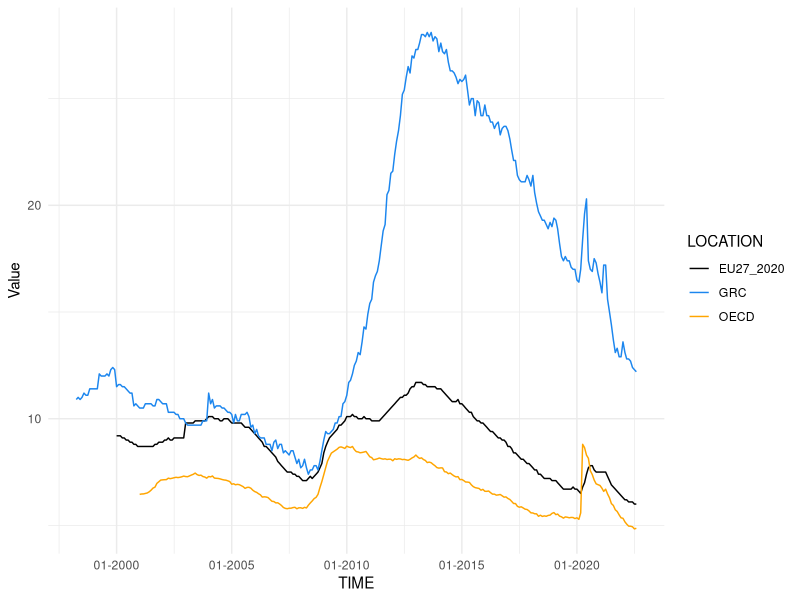
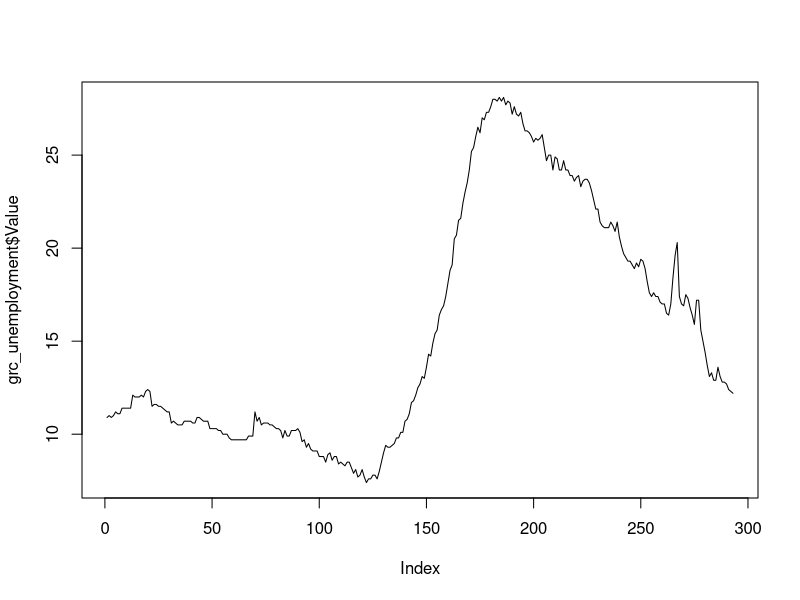
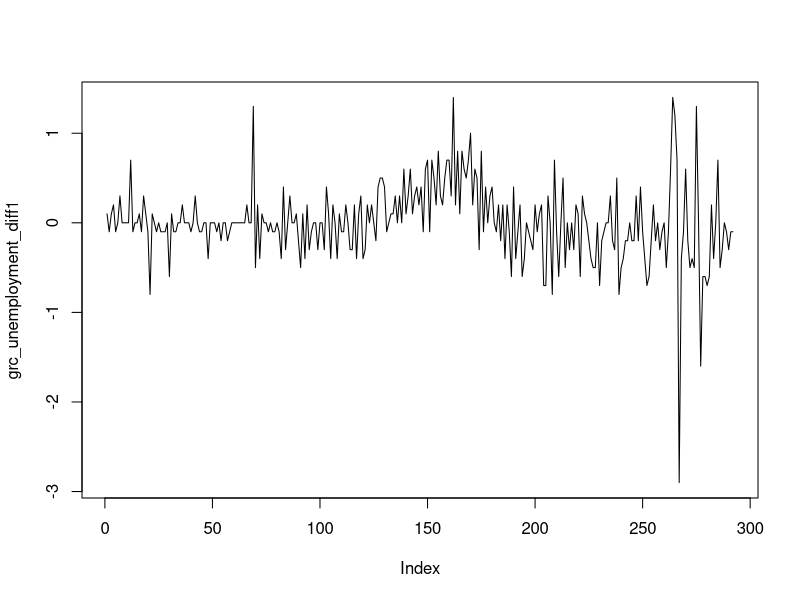
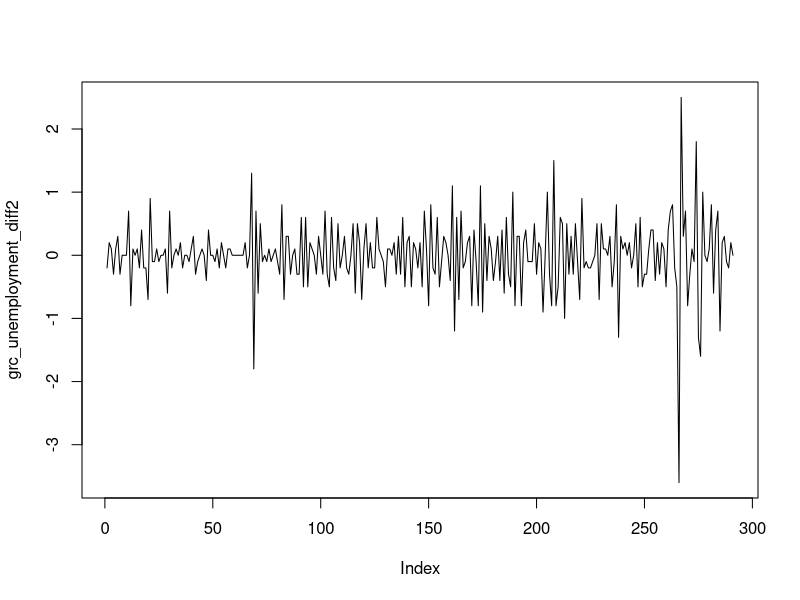
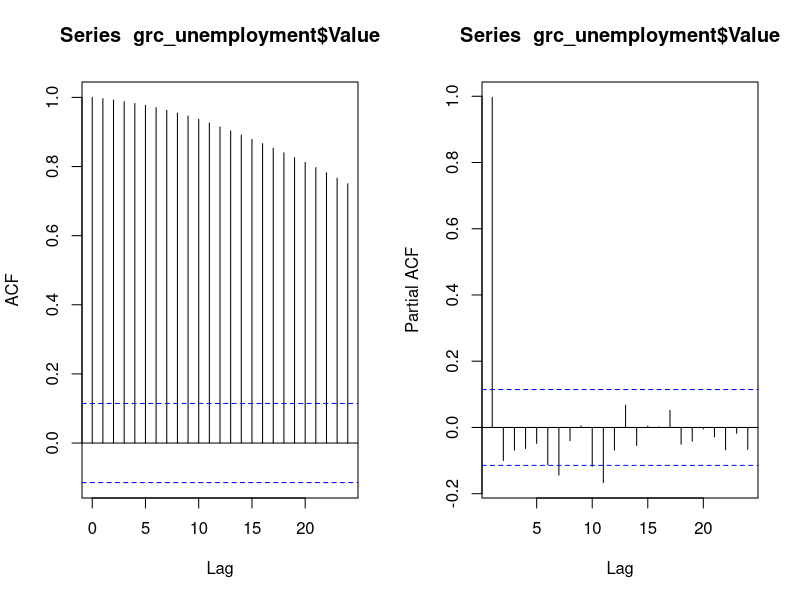
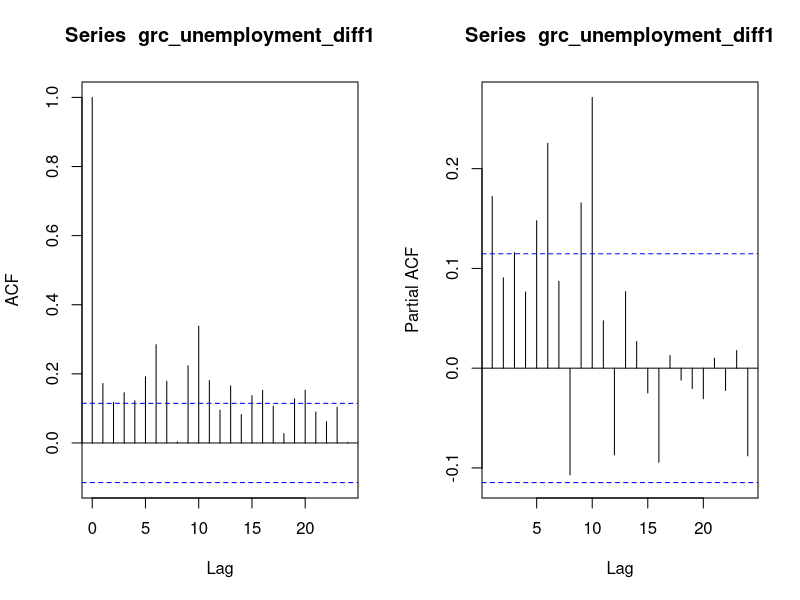
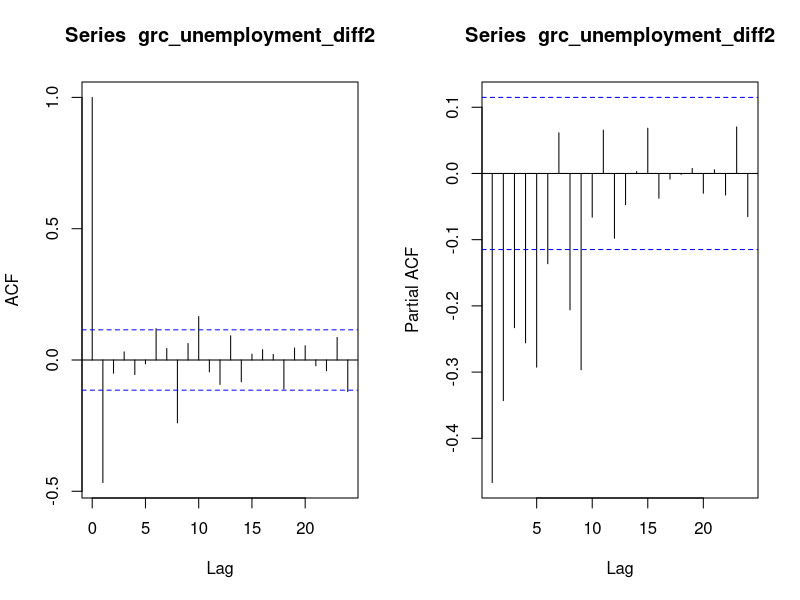
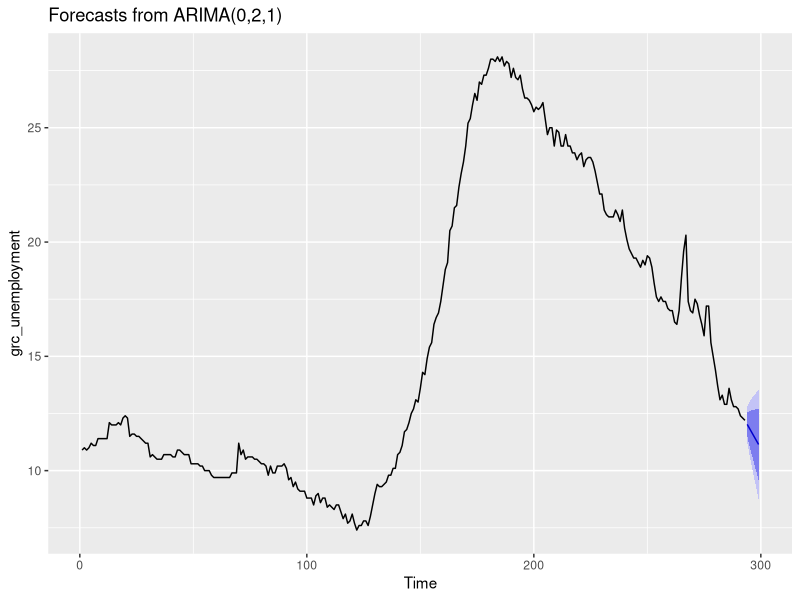

The R source for these figures, in order:
## ---- chunk 1
# General purpose R libraries
library(dplyr)
library(readr)
library(kableExtra)
library(flextable)


# Graphs
library(ggplot2)
library(ggtext) # Add support for HTML/CSS on ggplot

# Time Series 

library(lubridate)
library(tseries)
library(forecast)

# Other settings
options(digits=2) # print only 2 decimals

## ---- chunk 2
knitr::write_bib(.packages(), file = 'packages.bib')
## ---- chunk 3
unemployment <- read_csv("data/unemployment.csv") %>%
  select(LOCATION, TIME, Value) %>% filter(LOCATION != "EA19")
## ---- chunk 4

#| label: tbl-preview-dataset
#| tbl-cap: "Preview Dataset (first 6 rows)"
#| 
preview_dataset = head(unemployment, 10)
kbl(preview_dataset, 
    align = 'c',
    booktabs = T,
    centering = T,
    valign = T) %>%
  kable_paper() %>%
  scroll_box(width = "600px", height = "250px")
## ---- chunk 5
sapply(unemployment, class) %>% kbl() %>% kable_styling(full_width = F, position = "center")
## ---- chunk 6
unemployment$TIME <- lubridate::ym(unemployment$TIME)
## ---- chunk 7
sapply(unemployment, class) %>% kbl() %>% kable_styling(full_width = F, position = "center")
## ---- chunk 8
sum(is.na(unemployment))
## ---- chunk 9
unemployment %>% dplyr::filter(LOCATION == "GRC") %>% select(TIME, Value) %>% as.data.frame() %>%
  arrange(Value) %>% tail(5) %>% kbl() %>% kable_styling(full_width = F, position = "center")
## ---- chunk 10
unemployment %>% dplyr::filter(LOCATION == "EU27_2020") %>% select(TIME, Value)  %>%
  as.data.frame() %>% arrange(Value) %>% tail(5) %>% kbl() %>% kable_styling(full_width = F, position = "center")
## ---- chunk 11
unemployment %>% dplyr::filter(LOCATION == "GRC") %>% select(TIME, Value) %>% as.data.frame() %>%
  arrange(Value) %>% head(5) %>% kbl() %>% kable_styling(full_width = F, position = "center")
## ---- chunk 12
unemployment %>% dplyr::filter(LOCATION == "EU27_2020") %>% select(TIME, Value) %>%
  as.data.frame() %>% arrange(Value) %>% head(5) %>% kbl() %>% kable_styling(full_width = F, position = "center")
## ---- chunk 13
grc_unemployment <- unemployment %>% filter(LOCATION == "GRC")

unemployment %>%
  ggplot(aes(x= TIME, y=Value, color = LOCATION)) +
  geom_line() + 
  geom_vline(aes(xintercept = as.POSIXct(as.Date("2010-11-03"))), color = "#000000", size = 1, linetype = "dashed")+
  scale_color_manual(values=c('black', 'dodgerblue2', 'orange')) +
  scale_x_date(date_labels = "%m-%Y") +
  theme_minimal()
## ---- chunk 14
plot(grc_unemployment$Value,type = "l")
## ---- chunk 15
grc_unemployment_diff1 <- diff(grc_unemployment$Value, differences = 1)

plot(grc_unemployment_diff1,type = "l")
## ---- chunk 16

grc_unemployment_diff2<- diff(grc_unemployment$Value, differences = 2)

plot(grc_unemployment_diff2, type = "l")

## ---- chunk 17
summary_stationarity_results <- data.frame(
                             "Type" = c("levels", "Diff(GRC)", "Diff2(GRC)"),
                             "ADF test" = c("Non Stationary", "Stationary", "Stationary"),
                              "PP test" = c("Non Stationary", "Stationary", "Stationary"),
                             "KPSS test" =c("Non Stationary", "Non Stationary", "Stationary")
)


summary_stationarity_results  %>% kbl() %>% kable_styling()
## ---- chunk 18
adf.test(grc_unemployment$Value) %>% as_flextable()
## ---- chunk 19
adf.test(grc_unemployment_diff1) %>% as_flextable()
## ---- chunk 20
adf.test(grc_unemployment_diff2) %>% as_flextable()
## ---- chunk 21
pp.test(grc_unemployment$Value,) %>% as_flextable()
## ---- chunk 22
pp.test(grc_unemployment_diff1) %>% as_flextable()
## ---- chunk 23
pp.test(grc_unemployment_diff2) %>% as_flextable()
## ---- chunk 24
kpss.test(grc_unemployment$Value,) %>% as_flextable()
## ---- chunk 25
kpss.test(grc_unemployment_diff1) %>% as_flextable()
## ---- chunk 26
kpss.test(grc_unemployment_diff2) %>% as_flextable()
## ---- chunk 27
par(mfrow = c(1, 2))

acf(grc_unemployment$Value)
pacf(grc_unemployment$Value )
## ---- chunk 28
par(mfrow = c(1, 2))

acf(grc_unemployment_diff1 )
pacf(grc_unemployment_diff1 )
## ---- chunk 29
par(mfrow = c(1, 2))

acf(grc_unemployment_diff2 )
pacf(grc_unemployment_diff2 )
## ---- chunk 30
grc_unemployment = grc_unemployment%>% select(Value)
auto_model <- auto.arima(grc_unemployment, trace = T,seasonal = TRUE)
auto_model 
## ---- chunk 31
arimaModel_1=arima(grc_unemployment, order=c(0,1,2))
arimaModel_1
## ---- chunk 32
arimaModel_2=arima(grc_unemployment, order=c(1,1,2))
arimaModel_2
## ---- chunk 33
arimaModel_3=arima(grc_unemployment, order=c(9,2,1))
arimaModel_3
## ---- chunk 34
accuracy_table <- data.frame(
                             "Name of Model" = c("Auto Model", "ARIMA Candidate #1", "ARIMA Candidate #2", "ARIMA Candidate #3"),
                             Model = c("ARIMA(0,2,1)", "ARIMA(0,1,2)", "ARIMA(1,1,2)", "ARIMA(9,2,1)"),
                             AIC =c(auto_model$aic, arimaModel_1$aic, arimaModel_2$aic, arimaModel_3$aic)
)


accuracy_table %>% kbl() %>% kable_styling()
## ---- chunk 35
forecast(auto_model,6) %>% autoplot()

forecast(auto_model,6) %>% kbl() %>% kable_paper()

## ---- chunk 36
forecast(arimaModel_3,6) %>% autoplot()

forecast(arimaModel_3,6) %>% kbl() %>% kable_paper()
